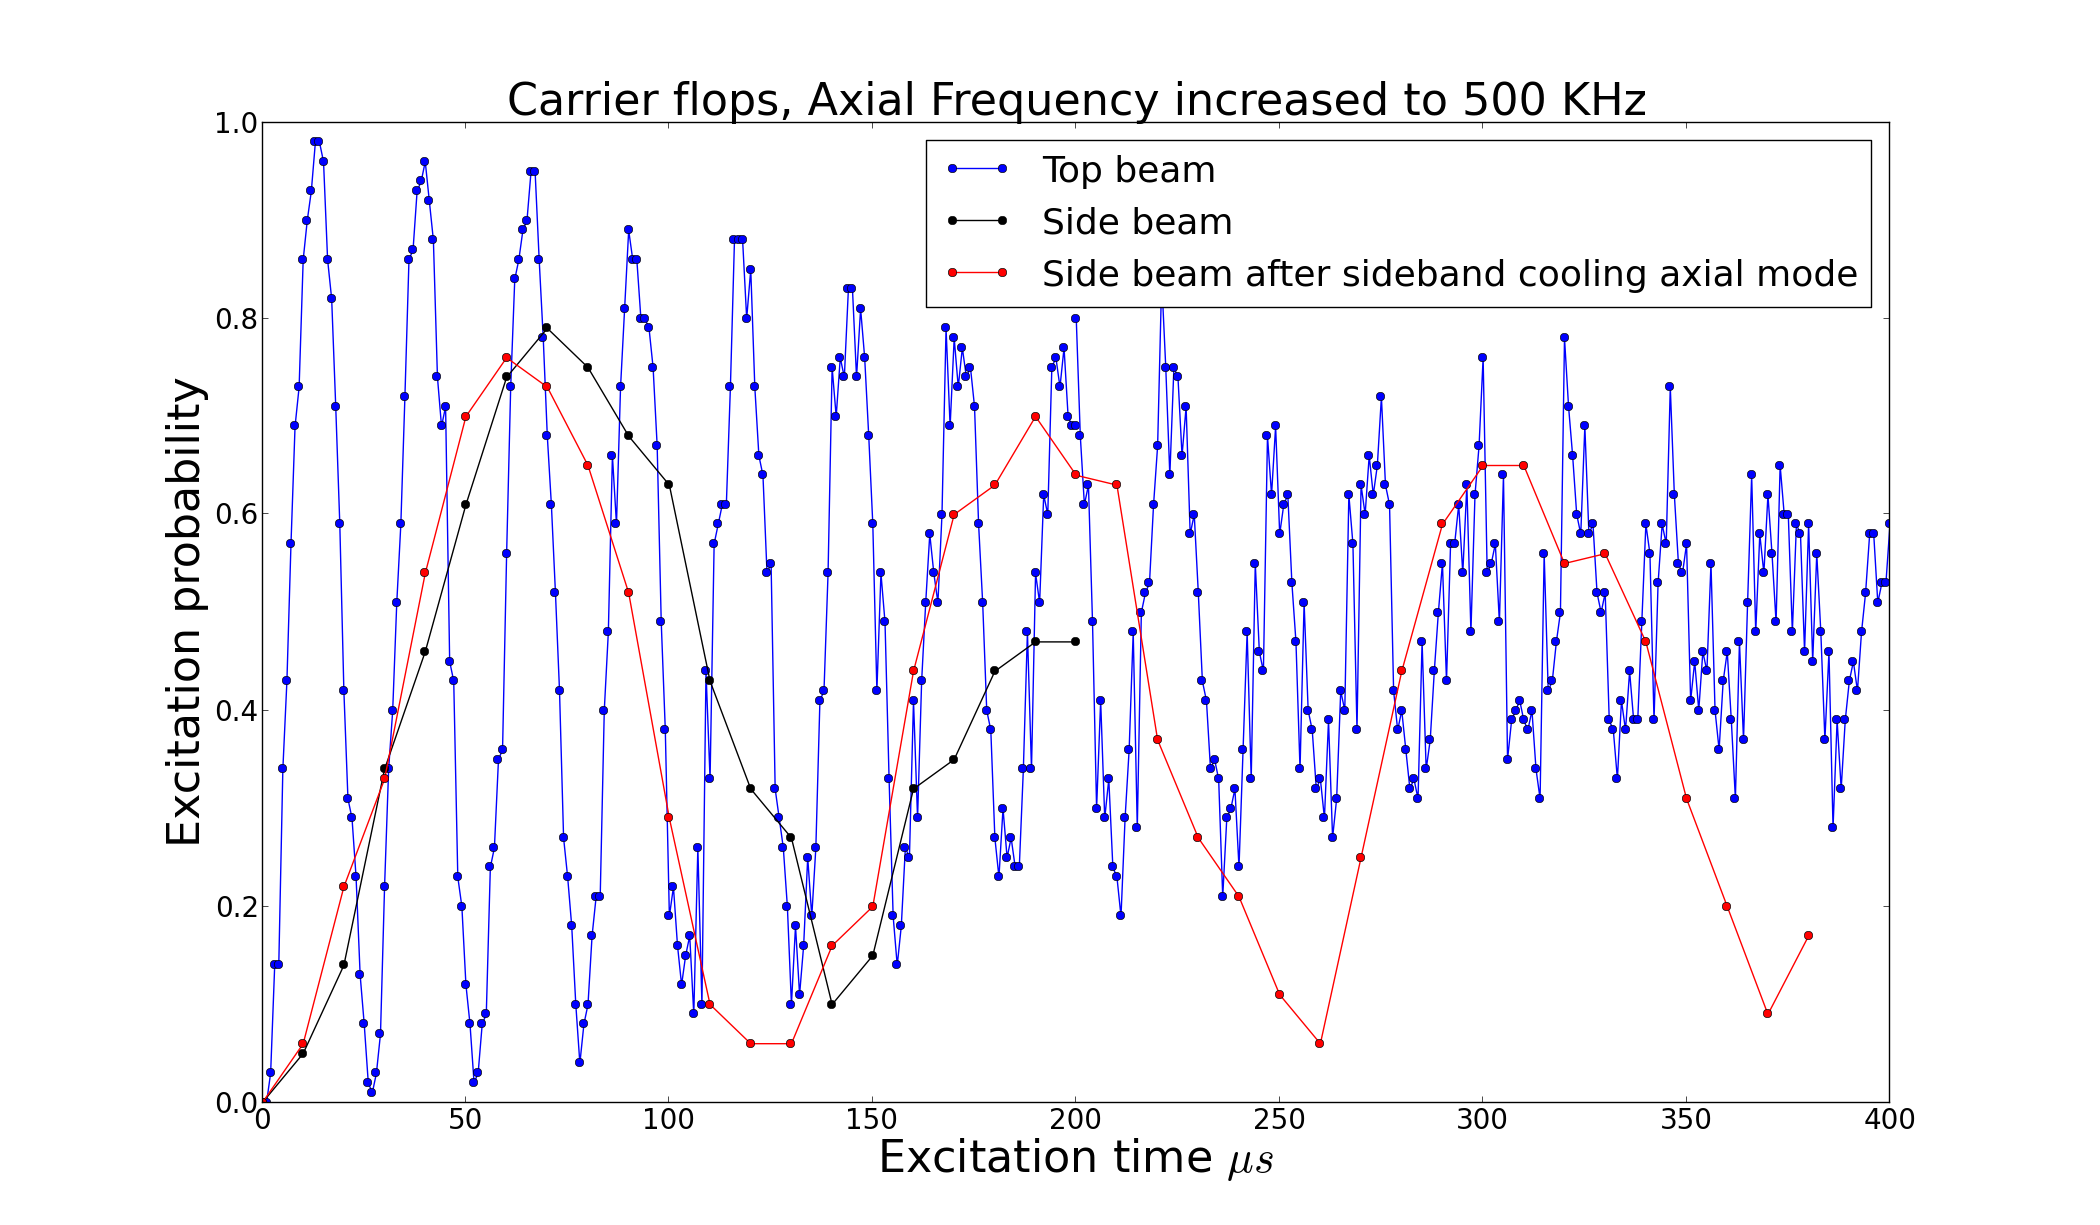

The script that drew this image:
import labrad
from matplotlib import pyplot

info = [('2013Jul25', '1244_36', 'b','Top beam'),
        ('2013Jul25', '1249_03', 'b',''),
        ('2013Jul25', '1357_11', 'k','Side beam'),
        ('2013Jul25', '1405_36', 'r','Side beam after sideband cooling axial mode'),
        
        ]

cxn = labrad.connect()
dv = cxn.data_vault

for date, datasetName, color, label in info:
    dv.cd( ['','Experiments','RabiFlopping',date,datasetName])
    dv.open(1)
    data = dv.get().asarray
    times, probs = data.transpose()
#     heating_us = dv.get_parameter('Heating.blue_heating_duration')['us']
    pyplot.plot(times, probs, 'o-', label = label, color = color)

pyplot.title('Carrier flops, Axial Frequency increased to 500 KHz', fontsize = 32)
pyplot.xlabel(u'Excitation time $\mu s$', fontsize = 32)
pyplot.ylabel('Excitation probability', fontsize = 32)
pyplot.ylim([0,1.0])
pyplot.legend(prop={'size':26})
pyplot.tick_params(axis='both', which='major', labelsize=20)
pyplot.show()
